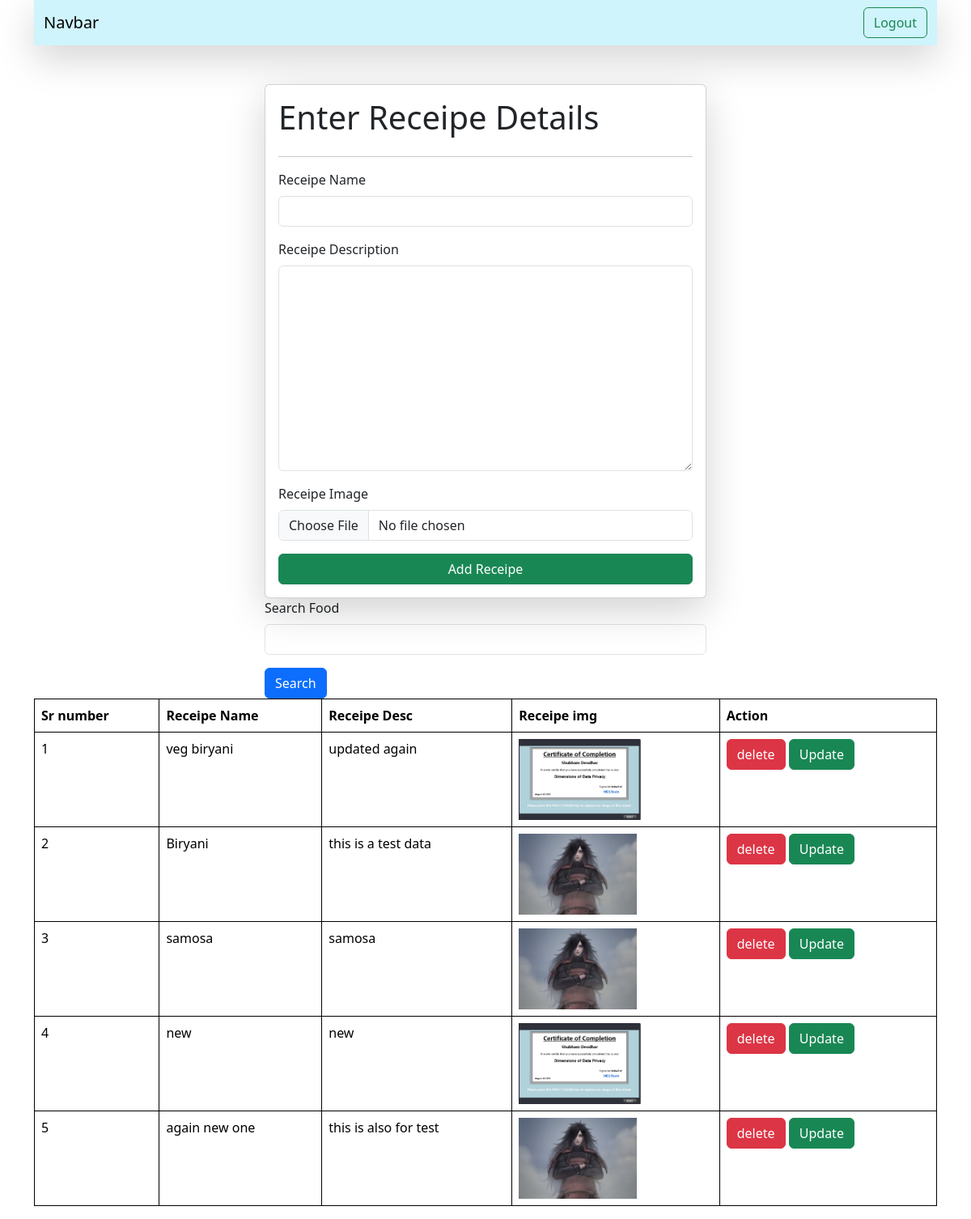
The page /receipe/ (signed in) on the database its author committed.
### vege/models.py (models this page shows)
class Receipe(models.Model):
    user = models.ForeignKey(User, on_delete=models.SET_NULL, null=True, blank=True)
    receipe_name = models.CharField(max_length=100)
    receipe_desc = models.TextField()
    receipe_img = models.ImageField(upload_to="receipeDir")

### vege/views.py (the view, shortened to what this page needs)
# urls.py: path('receipe/', receipes, name='receipes'),
@login_required(login_url='/login_page/')
def receipes(request):
    queryset = Receipe.objects.all()
    if request.GET.get('search'):
        queryset = queryset.filter(receipe_name__icontains = request.GET.get('search'))
    context = {'receipes': queryset}
    return render(request, 'receipes.html', context)

### vege/templates/receipes.html (shortened to what this page needs)
{%  extends "base.html" %}
{%block start%}
<div class="container mt-5">
    <form class="col-6 mx-auto card p-3 shadow-lg" method="post" enctype="multipart/form-data">
        <h1>Enter Receipe Details</h1>
        <hr>
        <div class="mb-3">
          <label class="form-label">Receipe Name</label>
          <input name="receipe_name" type="text" class="form-control">
        </div>
        <div class="mb-3">
          <label class="form-label">Receipe Description</label>
          <textarea name="receipe_desc" id="" cols="30" rows="10" class="form-control"></textarea>
        </div>
        <div class="mb-3">
            <label class="form-label">Receipe Image</label>
            <input name="receipe_img" type="file" class="form-control">
          </div>
        <button type="submit" class="btn btn-success">Add Receipe</button>
      </form>
</div>
<div class="container">
  <div class="mx-auto col-6">
    <form>
      <div class="mb-3">
        <label for="" class="form-label">Search Food</label>
        <input name="search" type="text" class="form-control">
      </div>
      <button type="submit" class="btn btn-primary">Search</button>
    </form>
  </div>
</div>
<table class="table">
  <thead>
  <tr>
    <th scope="col">Sr number</th>
    <th scope="col">Receipe Name</th>
    <th scope="col">Receipe Desc</th>
    <th scope="col">Receipe img</th>
    <th>Action</th>
  </tr>
</thead>
<tbody>
  {%for receipe in receipes%}
  <tr>
    <td>{{forloop.counter}}</td>
    <td>{{receipe.receipe_name}}</td>
    <td>{{receipe.receipe_desc}}</td>
    <td>
      <img src="/media/{{receipe.receipe_img}}" style="height: 100px;">
    </td>
    <td><a href="/delete_receipe/{{receipe.id}}" class="btn btn-danger"> delete</a>
    <a href="/update-receipe/{{receipe.id}}" class="btn btn-success">Update</a></td>
  </tr>
  {%endfor%}
</tbody>
</table>
{%endblock%}

### home/templates/base.html (shortened to what this page needs)
<!DOCTYPE html>
<html lang="en">
<head>
    <link href="https://cdn.jsdelivr.net/npm/bootstrap@5.3.1/dist/css/bootstrap.min.css" rel="stylesheet">
</head>
<body class="container">
    <nav class="navbar bg-body-tertiary shadow-lg bg-info-subtle">
        <div class="container-fluid">
          <a class="navbar-brand">Navbar</a>
          <form class="d-flex" role="search">
            {% if request.user.is_authenticated %}
            <a href="/logout_page/" class="btn btn-outline-success" type="submit">Logout</a>
            {%else%}
            <a href="/login_page/" class="btn btn-outline-success" type="submit">Login</a>
            {%endif%}
          </form>
        </div>
      </nav>
    {% block start %}
    {%endblock%}
</body>
</html>

### home/templates/base.html (style rules this page uses)
table,th,td { border: 1px solid black; }

### rows shown on the page
Receipe: receipe_name "veg biryani", receipe_desc "updated again", receipe_img (picture)
Receipe: receipe_name "Biryani", receipe_desc "this is a test data", receipe_img (picture)
Receipe: receipe_name "samosa", receipe_desc "samosa", receipe_img (picture)
Receipe: receipe_name "new", receipe_desc "new", receipe_img (picture)
Receipe: receipe_name "again new one", receipe_desc "this is also for test", receipe_img (picture)
